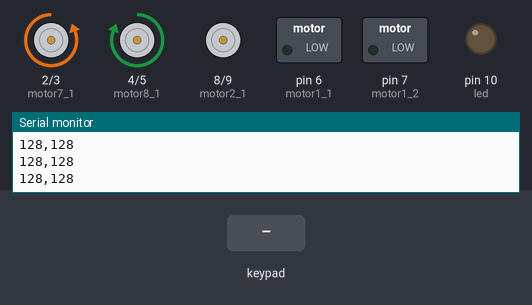
A sketch run on a simulated Arduino Uno, built with avr-gcc and run on an emulated ATmega328P. Shown: motor-driver pin pairs drawn as motors (green arrow = first pin HIGH = forward, orange = second pin HIGH = backward, longer = more drive), switched loads named in the sketch (green lamp = pin HIGH), output pins drawn as LEDs (lit = HIGH), the last lines printed to the serial monitor. Inputs (shaded band) come from the test bench.

Above: at 1.2 s.
1.3 s: key 'O' pressed
At 1.54 s:
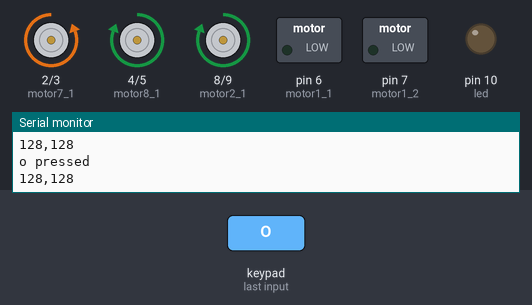
3.2 s: key 'S' pressed
At 3.43 s:
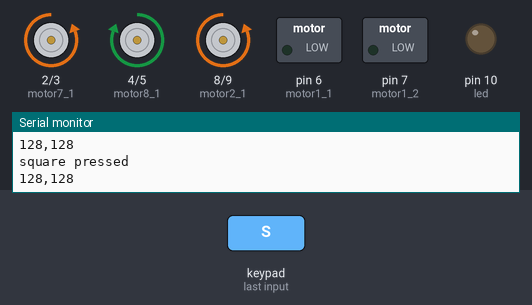
Timing chart, 0 to 6.2 s (numbered marks = the images above; inputs shaded):
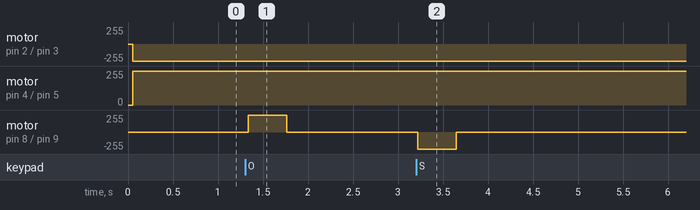

Measured:
- after the input at 1.3 s, motor on pin 8 (motor2_1) / pin 9 (motor2_2): stopped → forward 255/255 at once, → stopped 0.43 s later
- after the input at 3.2 s, motor on pin 8 (motor2_1) / pin 9 (motor2_2): stopped → backward 255/255 at once, → stopped 0.43 s later

The sketch:

TX.ino
```cpp
//استغفر الله العظيم
//TX (Transmitter)
//MASTER Arduino
/*
connections:
TX(12) with RX(11)
common ground
//////////////////////////////////////////
1- data ------>A0
2-command ------>A1
3-vibration
4-gnd
5-3.3v
6-attention ------>A2
7-clock ------>A3
8-desconsolad
9-acknokelage
*/


#include <SoftwareSerial.h>
#include <PS2X_lib.h>
PS2X ps2x;
int error = 0;
byte vaibrate = 0;
SoftwareSerial myserial(11,12);  //(RX,TX)

#define motor1_1 6
#define motor1_2 7

#define motor2_1 8
#define motor2_2 9

#define motor7_1 2  //  car right
#define motor7_2 3  // car right

#define motor8_1 4  // car left
#define motor8_2 5  // car left

#define led 10

//FUNCTIONS
//motor1
void hold(){
  digitalWrite(motor1_1, HIGH);
  digitalWrite(motor1_2, LOW);
}

void let(){
  digitalWrite(motor1_1, LOW);
  digitalWrite(motor1_2, HIGH);
}
/////////////////////////////////////////////

//motor2
void curve_up(){
  digitalWrite(motor2_1, HIGH);
  digitalWrite(motor2_2, LOW);
}

void curve_down(){
  digitalWrite(motor2_1, LOW);
  digitalWrite(motor2_2, HIGH);
}
/////////////////////////////////////////////

//car
//motors7&8
void backward_car(){
  digitalWrite(motor7_1, LOW);  // right motor
  digitalWrite(motor7_2, HIGH);   // right motor
  digitalWrite(motor8_1, HIGH);  // left motor
  digitalWrite(motor8_2, LOW);  // left motor
}

void forward_car(){
  digitalWrite(motor7_1, HIGH);   // right motor
  digitalWrite(motor7_2, LOW);    // right motor
  digitalWrite(motor8_1, LOW);    // left motor
  digitalWrite(motor8_2, HIGH);   // left motor
}

void stop_car(){
  digitalWrite(motor7_1, LOW);  // right motor
  digitalWrite(motor7_2, LOW);   // right motor
  digitalWrite(motor8_1, LOW);  // left motor
  digitalWrite(motor8_2, LOW);  // left motor
}

void Right_car(){
  digitalWrite(motor7_1, LOW);  // right motor
  digitalWrite(motor7_2, HIGH);  // right motor
  digitalWrite(motor8_1, LOW);  // left motor
  digitalWrite(motor8_2, HIGH);  // left motor
}

void Left_car(){
  digitalWrite(motor7_1, HIGH);   // right motor
  digitalWrite(motor7_2, LOW);    // right motor
  digitalWrite(motor8_1, HIGH);  // left motor
  digitalWrite(motor8_2, LOW);  // left motor
}
/////////////////////////////////////////////

//led
void led_on(){
  digitalWrite(led, HIGH);
}

void led_off(){
  digitalWrite(led, LOW);
}
///////////////////////////////////////////////////


void setup(){
  Serial.begin(9600);
  myserial.begin(4800);
  error=ps2x.config_gamepad(A3,A1,A2,A0,true,true);  //(clock,command,attention,data)
  if (error == 0){
    Serial.println("configration done!!");
  }
  else{
    Serial.println("error");
  }

  //pin_modes
  pinMode(motor1_1, OUTPUT);
  pinMode(motor1_2, OUTPUT);

  pinMode(motor2_1, OUTPUT);
  pinMode(motor2_2, OUTPUT);

  //car
  pinMode(motor7_1, OUTPUT);
  pinMode(motor7_2, OUTPUT);
  pinMode(motor8_1, OUTPUT);
  pinMode(motor8_2, OUTPUT);

  //led
  pinMode(led, OUTPUT);
}


void loop(){
  ps2x.read_gamepad(false,vaibrate); //vibrate all time

  if(ps2x.Button(PSB_L1)!=0){
    Serial.println("L1 pressed");
    let();
  }
  else if(ps2x.Button(PSB_L2)!=0){
    Serial.println("L2 pressed");
    hold();
  }
  else if(ps2x.Button(PSB_L1)==0 || ps2x.Button(PSB_L2)==0){
    digitalWrite(motor1_1, LOW);
    digitalWrite(motor1_2, LOW);
  }
  ////////////////////////////////////////////////////////////////////////////////////////////////

  if(ps2x.Button(PSB_PINK)!=0){
    Serial.println("square pressed");
    curve_down();
  }
  else if(ps2x.Button(PSB_RED)!=0){
    Serial.println("o pressed");
    curve_up();
  }
  else if(ps2x.Button(PSB_PINK)==0 || ps2x.Button(PSB_RED)==0){
    digitalWrite(motor2_1, LOW);
    digitalWrite(motor2_2, LOW);
  }
  ///////////////////////////////////////////////////////////////////////////////////////////////

  if(ps2x.Analog(PSS_LX)||ps2x.Analog(PSS_LY))
  {
    Serial.print(ps2x.Analog(PSS_LX),DEC);
    Serial.print(",");
    Serial.println(ps2x.Analog(PSS_LY),DEC);
    delay(50);
    if(ps2x.Analog(PSS_LY)<127){
      forward_car();
    }
    else if(ps2x.Analog(PSS_LY)>127){
      backward_car();
    }
    else if(ps2x.Analog(PSS_LY)==127||ps2x.Analog(PSS_LX)==128){
      stop_car();
    }
   if(ps2x.Analog(PSS_LX)<128){
      Left_car();
    }
    else if(ps2x.Analog(PSS_LX)>128){
      Right_car();
    }
  }
  ///////////////////////////////////////////////////////////////////////////////////////////

  if(ps2x.Button(PSB_START)){
    Serial.println("START pressed");
    led_on();
  }
  if(ps2x.Button(PSB_SELECT)){
    Serial.println("SELECT pressed");
    led_off();
  }
  //////////////////////////////////////////////////////////////////////////////////////////


  //SLAVE arduino
  if(ps2x.Button(PSB_GREEN)!=0){
    Serial.println("T");
    myserial.println('T');
  }
  else if(ps2x.Button(PSB_BLUE)!=0){
    Serial.println("X");
    myserial.println('X');
  }
  ///////////////////////////////////////////////////////////////////////////////////////////

  if(ps2x.Button(PSB_PAD_UP)!=0){
    Serial.println("UP pressed");
    myserial.println('U');
  }
  else if(ps2x.Button(PSB_PAD_DOWN)!=0){
    Serial.println("DOWN pressed");
    myserial.println('D');
  }
  ///////////////////////////////////////////////////////////////////////////////////////

  if(ps2x.Button(PSB_PAD_RIGHT)!=0){
    Serial.println("right pressed");
    myserial.println('R');
  }
  else if(ps2x.Button(PSB_PAD_LEFT)!=0){
    Serial.println("left pressed");
    myserial.println('L');
  }
  /////////////////////////////////////////////////////////////////////////////////////

  if(ps2x.Button(PSB_R1)!=0){
    Serial.println("R1 pressed");
    myserial.println('S');
  }
  ///////////////////////////////////////////////////////////////////////////////////
  delay(10);// for delay(WoooooooW)
}
```
